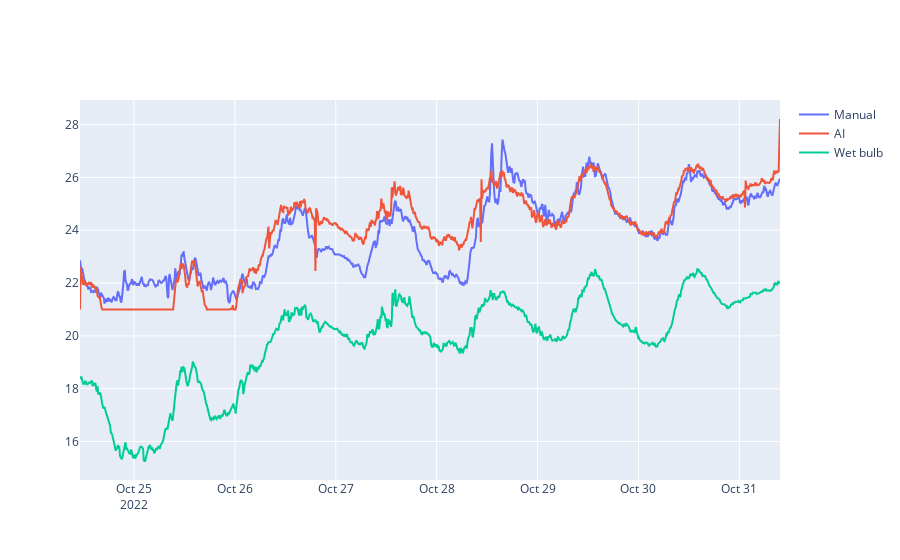

Notebook code cell kept with this figure:
### Code cell
# eval plot
import os,pickle
import numpy as np
import plotly.graph_objects as go
from tqdm import tqdm
from utils.DataProcess import Start
from utils.ClooingTowerOptimize import CT_opt
with open(os.path.join('model','regr.pkl'), 'rb') as p:
    opt = pickle.load(p)


vs = []
for c in tqdm(range(2000)):
    try:
        opt.predict(c)
        v,fig = opt.plot(21,29)
        vs.append(v)
    except:
        pass


fig = go.Figure()
fig.add_traces(go.Scatter(x=opt.df.Datetime[-1000:][::-1],y=opt.df.condenser_supply_temp[-1000:][::-1],mode='lines',name='Manual'))
fig.add_traces(go.Scatter(x=opt.df.Datetime[-1000:][::-1],y=np.array(vs),mode='lines',name='AI'))
fig.add_traces(go.Scatter(x=opt.df.Datetime[-1000:][::-1],y=opt.df.Wet_bulb_temp[-1000:][::-1],mode='lines',name='Wet bulb'))

### Figure 1 — Plotly figure (JSON) as saved in the notebook; plotly's stock layout.template omitted (floating-point values rounded to 4 significant figures; data arrays with more than 128 entries replaced by an {"elided": "..."} marker saying what was removed)
{"data": [{"mode": "lines", "name": "Manual", "type": "scatter", "x": {"elided": "1000 str values"}, "y": {"elided": "1000 float values"}}, {"mode": "lines", "name": "AI", "type": "scatter", "x": {"elided": "1000 str values"}, "y": {"elided": "2000 float values"}}, {"mode": "lines", "name": "Wet bulb", "type": "scatter", "x": {"elided": "1000 str values"}, "y": {"elided": "1000 float values"}}], "layout": {}}
